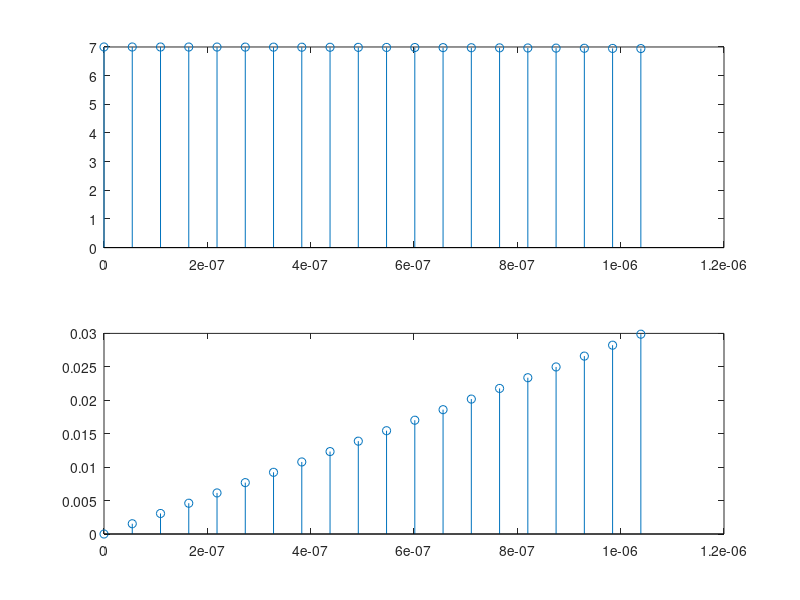
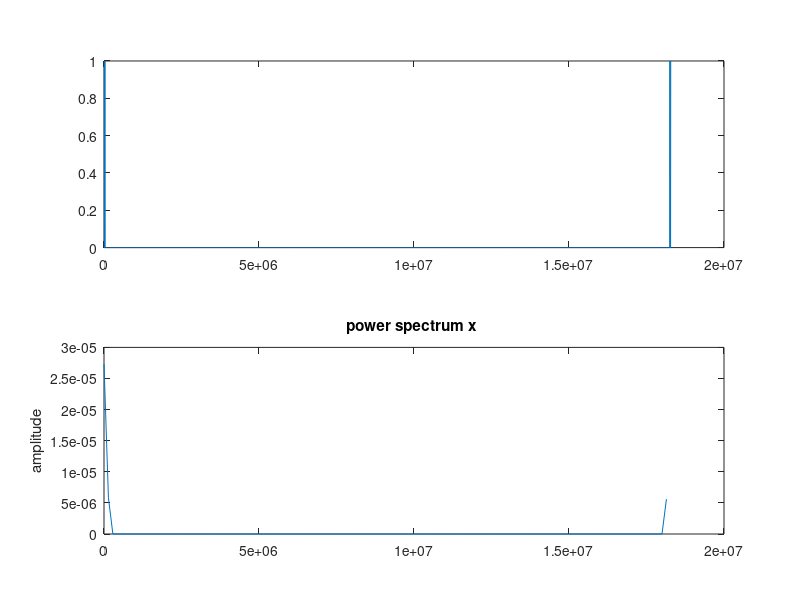
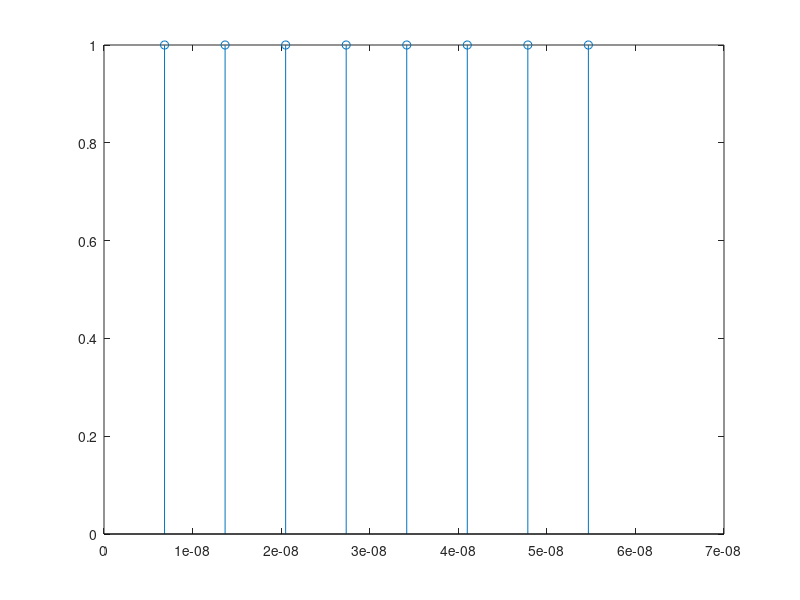
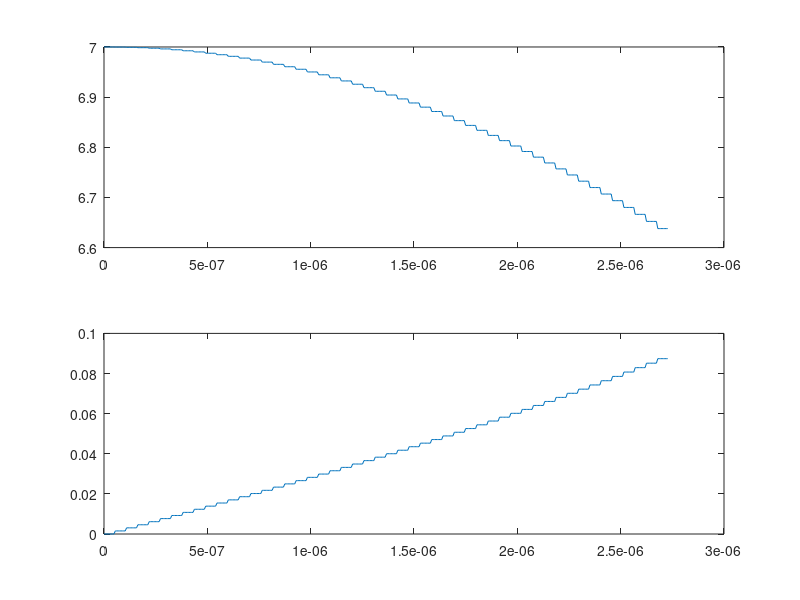

Write the MATLAB code that produced these figures, in order.
%DVB-T 2K Transmission
%The available bandwidth is 8 MHz
%2K is intended for mobile services
clear all;
close all;
%DVB-T Parameters
%A = importdata('C:\Users\Bartosz\Desktop\matlab\test.txt');

Tu=224e-6; %useful OFDM symbol period
T=Tu/2048; %baseband elementary period
G=0; %choice of 1/4, 1/8, 1/16, and 1/32
delta=G*Tu; %guard band duration
Ts=delta+Tu; %total OFDM symbol period
Kmax=1705; %number of subcarriers
Kmin=0;
FS=4096; %IFFT/FFT length
q=4; %carrier period to elementary period ratio
fc=q*1/T; %carrier frequency
Rs=4*fc; %simulation period
t=0:1/Rs:Tu;
%Data generator (A)
M=Kmax+1;
rand('state',0);
%a=-1+2*round(rand(M,1));
%A=length(a);
A = importdata('test.txt');
a = length(A); 
info1 = reshape(A, a, 1);
A = length(info1);
info=zeros(FS,1);
info(1:(A/2)) = [ info1(1:(A/2)).']; %Zero padding
info((FS-((A/2)-1)):FS) = [ info1(((A/2)+1):A).'];
%Subcarriers generation (B)


carriers=FS.*ifft(info,FS);
tt=0:T/2:Tu;
figure(1);
subplot(211);
stem(tt(1:20),real(carriers(1:20)));

subplot(212);
stem(tt(1:20),imag(carriers(1:20)));
figure(2);
f=(2/T)*(1:(FS))/(FS);
subplot(211);
plot(f,abs(fft(carriers,FS))/FS);
subplot(212);
pwelch(carriers,[],[],[],2/T);
% D/A simulation
L = length(carriers);
chips = [ carriers.';zeros((2*q)-1,L)];
p=1/Rs:1/Rs:T/2;
g=ones(length(p),1); %pulse shape
figure(3);
stem(p,g);
dummy=conv(g,chips(:));
u=[dummy(1:length(t))]; % (C)
figure(4);
subplot(211);
plot(t(1:400),real(u(1:400)));
subplot(212);
plot(t(1:400),imag(u(1:400)));
figure(5);
ff=(Rs)*(1:(q*FS))/(q*FS);
subplot(211);
plot(ff,abs(fft(u,q*FS))/FS);
subplot(212);
pwelch(u,[],[],[],Rs);
[b,a] = butter(13,1/20); %reconstruction filter
[H,F] = freqz(b,a,FS,Rs);
%figure(6);
%plot(F,20*log10(abs(H)));
uoft = filter(b,a,u); %baseband signal (D)
%figure(7);
%subplot(211);
%plot(t(80:480),real(uoft(80:480)));
%subplot(212);
%plot(t(80:480),imag(uoft(80:480)));
%figure(8);
%subplot(211);
%plot(ff,abs(fft(uoft,q*FS))/FS);
%subplot(212);
%pwelch(uoft,[],[],[],Rs);
%Upconverter
s_tilde=(uoft.').*exp(1i*2*pi*fc*t);
s=real(s_tilde); %passband signal (E)
%figure(9);
%plot(t(80:480),s(80:480));
%figure(10);
%subplot(211);
%plot(ff,abs(fft(((real(uoft).').*cos(2*pi*fc*t)),q*FS))/FS);
%plot(ff,abs(fft(((imag(uoft).').*sin(2*pi*fc*t)),q*FS))/FS);
%plot(ff,abs(fft(s,q*FS))/FS);
%subplot(212);
%pwelch(((real(uoft).').*cos(2*pi*fc*t)),[],[],[],Rs);
%pwelch(((imag(uoft).').*sin(2*pi*fc*t)),[],[],[],Rs);
%pwelch(s,[],[],[],Rs);
dlmwrite('wynik1.txt', s);